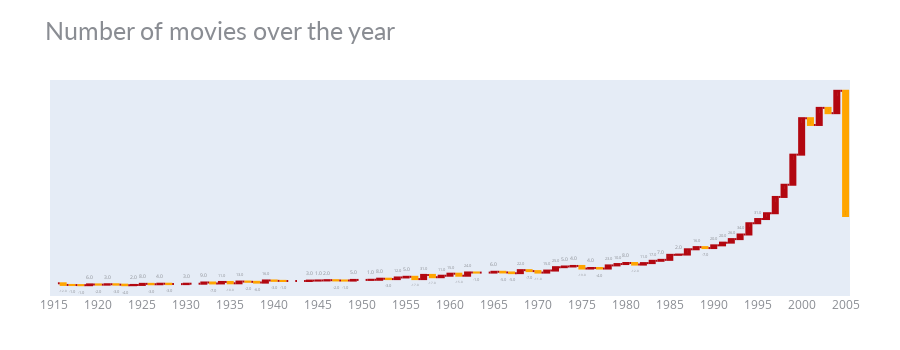

Notebook code cell kept with this figure:
### Code cell
movie_by_year = movie_df.groupby("Year")['Movie_ID'].count().reset_index().rename(columns = {'Movie_ID' : 'count'})
movie_by_year['change'] = movie_by_year['count'].diff().fillna(0)
movie_by_year = movie_by_year.sort_values("Year")

fig = go.Figure(go.Waterfall(
    orientation = "v",
    x = movie_by_year['Year'],
    textposition = "auto",
    text = movie_by_year["change"].astype(str),
    y = movie_by_year["change"],
    connector = {"line":{"color":"#b20710"}},
    increasing = {"marker":{"color":"#b20710"}},
    decreasing = {"marker":{"color":"orange"}},
))

fig.update_xaxes(showgrid=False, tickvals=movie_by_year['Year'][::5], ticktext=movie_by_year['Year'][::5])
fig.update_yaxes(showgrid=False, visible=False)
fig.update_traces(hovertemplate=None)
fig.update_layout(title='Number of movies over the year', height=350,
                   margin=dict(t=80, b=20, l=50, r=50),
                   hovermode="x unified",
                   xaxis_title=' ', yaxis_title=" ",
                   title_font=dict(size=25, color='#8a8d93', family="Lato, sans-serif"),
                   font=dict(color='#8a8d93'))

### Figure 1 — Plotly figure (JSON) as saved in the notebook; plotly's stock layout.template omitted (floating-point values rounded to 4 significant figures)
{"data": [{"connector": {"line": {"color": "#b20710"}}, "decreasing": {"marker": {"color": "orange"}}, "increasing": {"marker": {"color": "#b20710"}}, "orientation": "v", "text": ["0.0", "-12.0", "-1.0", "-1.0", "6.0", "-2.0", "3.0", "-3.0", "-4.0", "2.0", "8.0", "-3.0", "4.0", "-3.0", "0.0", "3.0", "0.0", "9.0", "-7.0", "11.0", "-10.0", "13.0", "-2.0", "-6.0", "16.0", "-3.0", "-1.0", "0.0", "0.0", "3.0", "1.0", "2.0", "-2.0", "-1.0", "5.0", "0.0", "1.0", "8.0", "-3.0", "12.0", "5.0", "-17.0", "31.0", "-17.0", "11.0", "15.0", "-15.0", "24.0", "-1.0", "0.0", "6.0", "-5.0", "-5.0", "22.0", "-7.0", "-11.0", "15.0", "25.0", "5.0", "4.0", "-19.0", "4.0", "-4.0", "23.0", "10.0", "8.0", "-12.0", "11.0", "17.0", "7.0", "37.0", "2.0", "39.0", "16.0", "-7.0", "20.0", "20.0", "26.0", "34.0", "83.0", "31.0", "43.0", "120.0", "90.0", "222.0", "269.0", "-50.0", "126.0", "-39.0", "165.0", "-924.0"], "textposition": "auto", "type": "waterfall", "x": [1915, 1916, 1917, 1918, 1919, 1920, 1921, 1922, 1923, 1924, 1925, 1926, 1927, 1928, 1929, 1930, 1931, 1932, 1933, 1934, 1935, 1936, 1937, 1938, 1939, 1940, 1941, 1942, 1943, 1944, 1945, 1946, 1947, 1948, 1949, 1950, 1951, 1952, 1953, 1954, 1955, 1956, 1957, 1958, 1959, 1960, 1961, 1962, 1963, 1964, 1965, 1966, 1967, 1968, 1969, 1970, 1971, 1972, 1973, 1974, 1975, 1976, 1977, 1978, 1979, 1980, 1981, 1982, 1983, 1984, 1985, 1986, 1987, 1988, 1989, 1990, 1991, 1992, 1993, 1994, 1995, 1996, 1997, 1998, 1999, 2000, 2001, 2002, 2003, 2004, 2005], "y": [0, -12, -1, -1, 6, -2, 3, -3, -4, 2, 8, -3, 4, -3, 0, 3, 0, 9, -7, 11, -10, 13, -2, -6, 16, -3, -1, 0, 0, 3, 1, 2, -2, -1, 5, 0, 1, 8, -3, 12, 5, -17, 31, -17, 11, 15, -15, 24, -1, 0, 6, -5, -5, 22, -7, -11, 15, 25, 5, 4, -19, 4, -4, 23, 10, 8, -12, 11, 17, 7, 37, 2, 39, 16, -7, 20, 20, 26, 34, 83, 31, 43, 120, 90, 222, 269, -50, 126, -39, 165, -924]}], "layout": {"font": {"color": "#8a8d93"}, "height": 350, "hovermode": "x unified", "margin": {"b": 20, "l": 50, "r": 50, "t": 80}, "title": {"font": {"color": "#8a8d93", "family": "Lato, sans-serif", "size": 25}, "text": "Number of movies over the year"}, "xaxis": {"showgrid": false, "ticktext": [1915, 1920, 1925, 1930, 1935, 1940, 1945, 1950, 1955, 1960, 1965, 1970, 1975, 1980, 1985, 1990, 1995, 2000, 2005], "tickvals": [1915, 1920, 1925, 1930, 1935, 1940, 1945, 1950, 1955, 1960, 1965, 1970, 1975, 1980, 1985, 1990, 1995, 2000, 2005], "title": {"text": " "}}, "yaxis": {"showgrid": false, "title": {"text": " "}, "visible": false}}}
